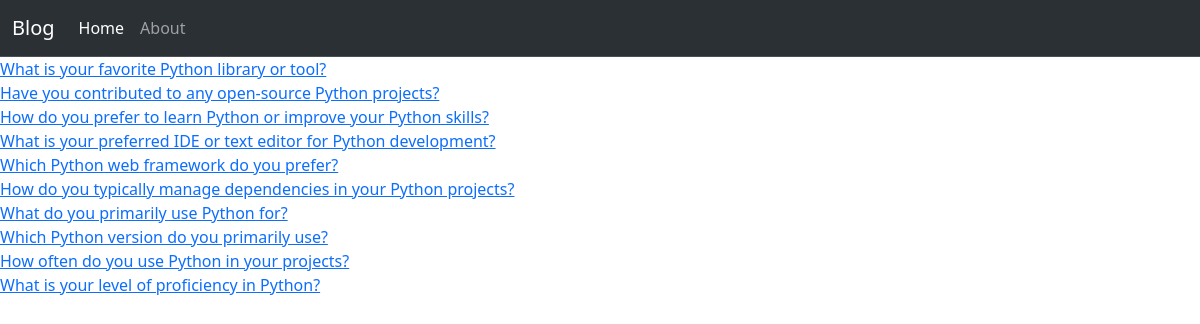
Screenshot of /polls/ with the database file from the repository.
### polls/models.py (models this page shows, shortened)
class Question(models.Model):
    question_text=models.CharField(max_length=200)
    pub_date=models.DateTimeField(default=timezone.now)

### polls/views.py (the view)
# urls.py: path("", views.index, name="index"),
def index(request):
   latest_question_list = Question.objects.order_by("-pub_date")
   context = {
    "latest_question_list": latest_question_list,
   }
   return render(request,'polls/index.html',context)

### polls/templates/polls/index.html (shortened to what this page needs)
{% extends 'polls/navbar.html'%}
{% block content%}
{% if latest_question_list %}
    {% for question in latest_question_list %}
    <div class="poll poll-item">
        <a href="{% url 'polls:detail' question.id %}" class="poll-link">{{ question.question_text }}</a>
    </div>
    {% endfor %}
{% else %}
    <p class="no-polls">No polls are available.</p>
{% endif %}
{% endblock content%}

### polls/templates/polls/navbar.html (shortened to what this page needs)
<html lang="en">
<head>
    <link href="https://cdn.jsdelivr.net/npm/bootstrap@5.3.2/dist/css/bootstrap.min.css" rel="stylesheet">
</head>
<body>
    <nav class="navbar bg-dark border-bottom border-body  navbar-expand-lg bg-body-tertiary" data-bs-theme="dark">
        <div class="container-fluid">
          <a class="navbar-brand" href="#">Blog</a>
          <div class="collapse navbar-collapse" id="navbarText">
            <ul class="navbar-nav me-auto mb-2 mb-lg-0">
              <li class="nav-item">
                <a class="nav-link active" aria-current="page" href="{% url 'polls:index' %}">Home</a>
              </li>
              <li class="nav-item">
                <a class="nav-link" href="{% url 'polls:about' %}">About</a>
              </li>
            </ul>
          </div>
        </div>
      </nav>
    {% block content%}
    {% endblock content%}
</body>
</html>

### rows the page displays
Question: question_text "What is your favorite Python library or tool?"
Question: question_text "Have you contributed to any open-source Python projects?"
Question: question_text "How do you prefer to learn Python or improve your Python skills?"
Question: question_text "What is your preferred IDE or text editor for Python development?"
Question: question_text "Which Python web framework do you prefer?"
Question: question_text "How do you typically manage dependencies in your Python projects?"
Question: question_text "What do you primarily use Python for?"
Question: question_text "Which Python version do you primarily use?"
Question: question_text "How often do you use Python in your projects?"
Question: question_text "What is your level of proficiency in Python?"
